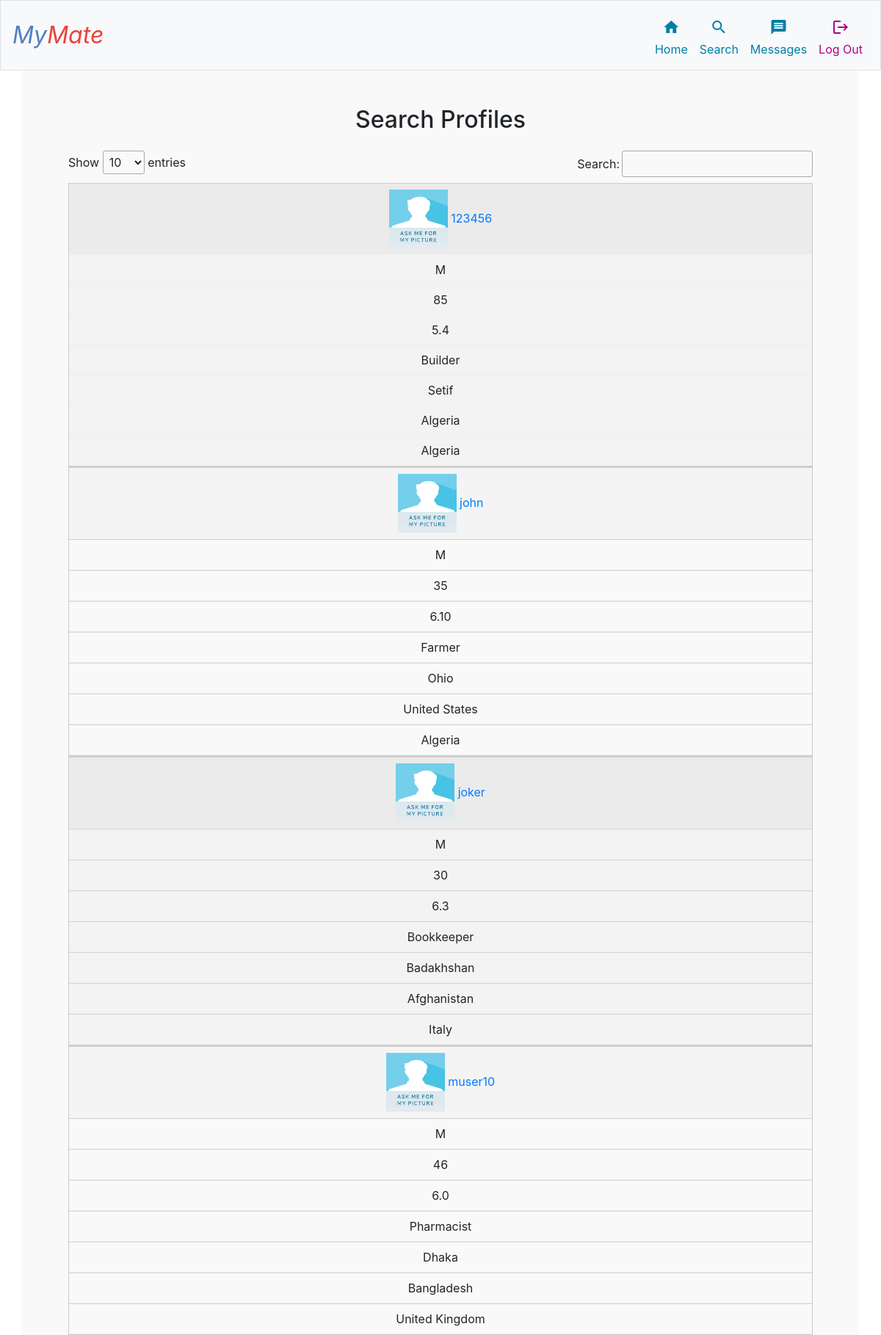
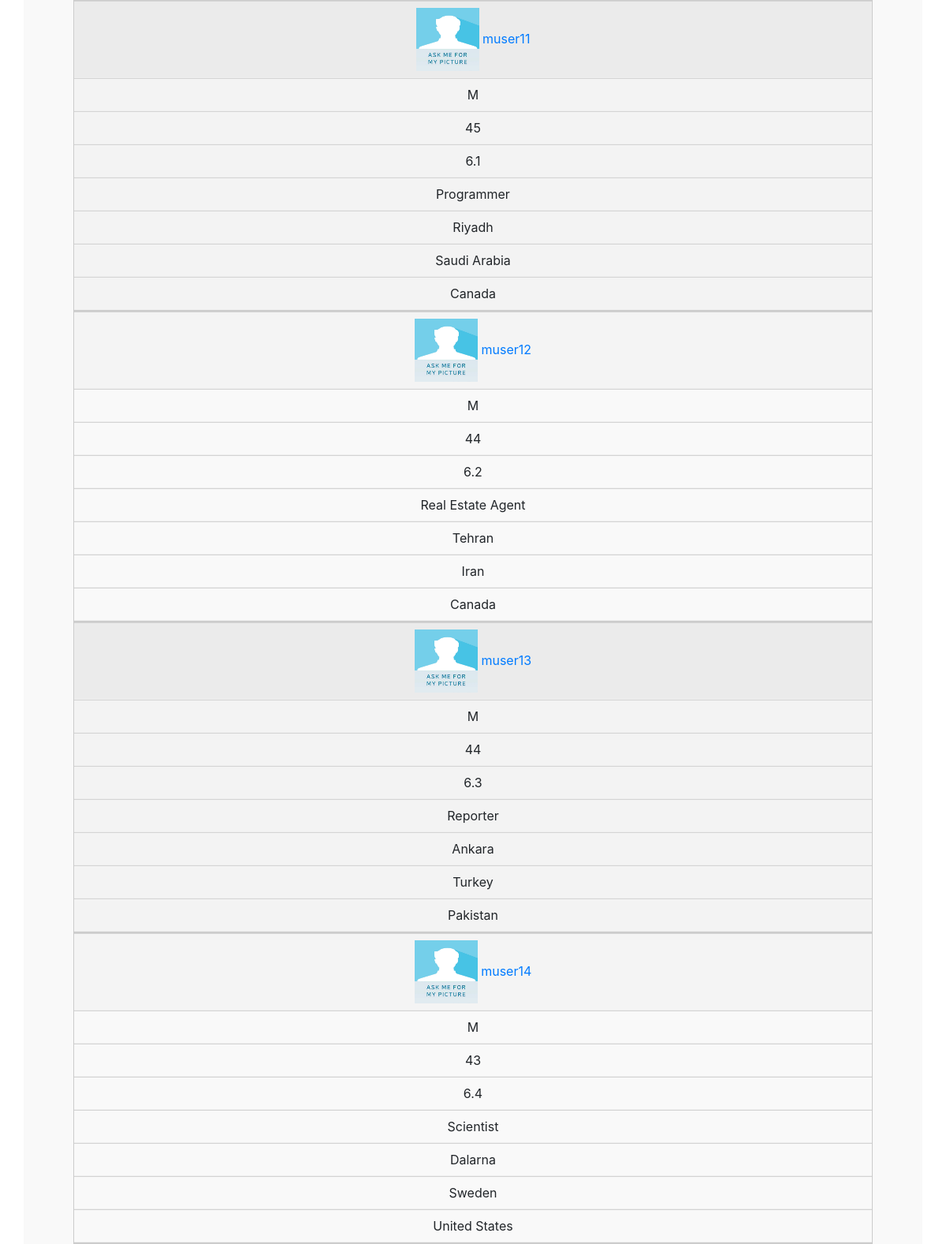
/search/ (signed in, upper part), run on the app's committed database (2 pictures, top to bottom).
### tables this page shows
CREATE TABLE 'profile' (profileID INTEGER, userID INTEGER, aboutMe TEXT NOT NULL, lookingFor TEXT NOT NULL, citizenship TEXT NOT NULL, origin TEXT NOT NULL, relocation TEXT NOT NULL, income TEXT NOT NULL, timeframe TEXT NOT NULL, marriageStatus TEXT NOT NULL, haveChildren TEXT NOT NULL, wantChildren TEXT NOT NULL, livingArrangements TEXT NOT NULL,'height' integer NOT NULL, build TEXT NOT NULL, smoke TEXT NOT NULL, disabilities TEXT NOT NULL, education TEXT NOT NULL, profession TEXT NOT NULL, jobTitle TEXT NOT NULL, PRIMARY KEY (profileID ), FOREIGN KEY (userID) REFERENCES users(userID) ON DELETE CASCADE);

CREATE TABLE 'users' (userID INTEGER, 
username VARCHAR(50) UNIQUE NOT NULL, 
hash TEXT NOT NULL,
email TEXT NOT NULL, 
dob  date NOT NULL, 
gender TEXT NOT NULL, 
country TEXT NOT NULL,
reason TEXT NOT NULL, 
source TEXT NOT NULL,'membership' TEXT NOT NULL DEFAULT basic, 'registered'  date NOT NULL DEFAULT CURRENT_TIMESTAMP  , 'agreement' INTEGER NOT NULL DEFAULT 0, 'securityQuestion' text, 'securityAnswer' text, 'profileStatus' text DEFAULT 'active', 'profilePhotos' text DEFAULT 'show', 'profileMsg' time DEFAULT 'on',  PRIMARY KEY (userID));

CREATE TABLE "contact" (contactID INTEGER, userID INTEGER, firstName TEXT NOT NULL, lastName TEXT NOT NULL, address TEXT NOT NULL, country TEXT NOT NULL, state TEXT NOT NULL, city TEXT NOT NULL,'zipcode' text NOT NULL, dob date NOT NULL, PRIMARY KEY (contactID), FOREIGN KEY (userID) REFERENCES users(userID) ON DELETE CASCADE);

### app.py (the view)
@app.route("/search/")
@login_required
def searchprofiles():
    current_user = db.execute(
        "SELECT gender FROM users WHERE userID = ?", session["user_id"]
    )[0]["gender"]
    opposite_gender = "F" if current_user == "M" else "M"
    print("Current user gender:", current_user, flush=True)
    print("Opposite gender:", opposite_gender, flush=True)
    users = db.execute(
        """
                       SELECT users.userID, users.username, users.dob, users.gender, profile.height, profile.origin,
                            profile.citizenship,profile.income, profile.education, profile.profession, contact.state,
                            contact.country
                       FROM users
                       JOIN profile ON profile.userID = users.userID
                       JOIN contact ON contact.userID = users.userID
                       WHERE users.userID <> ?
                       AND users.profileStatus = 'active'
                       AND users.gender = ?
                       AND users.userID NOT IN
                            (SELECT blocked FROM profileBlocks WHERE blocker = ?)""",
        session["user_id"],
        opposite_gender,
        session["user_id"],
    )
    for user in users:
        user["age"] = calcAge(user["dob"])
    return render_template("search.html", users=users)

### app.py (called while the page is built)
@app.after_request
def after_request(response):
    response.headers["Cache-Control"] = "no-cache, no-store, must-revalidate"
    response.headers["Expires"] = 0
    response.headers["Pragma"] = "no-cache"
    return response

def calcAge(date):
    bday = datetime.datetime.strptime(date, "%Y-%m-%d").date()
    today = datetime.date.today()
    age = today.year - bday.year - ((today.month, today.day) < (bday.month, bday.day))
    return age

### helpers.py (called while the page is built)
def login_required(f):
    @wraps(f)
    def decorated_function(*args, **kwargs):
        if session.get("user_id") is None:
            return redirect("/login")
        return f(*args, **kwargs)
    return decorated_function

### templates/search.html (shortened to what this page needs)
{% extends "layout.html" %} {% block title %} Search {% endblock %} {% block main %}
<h2>Search Profiles</h2>
<div class="container">
  <div class="row">
    <div class="col-lg-12" style="overflow-x:auto;">
      <table id="profiles" class="display" style="width:100%">
        <thead>
        </thead>
        <tbody>
          {% for user in users %}
          <tr>
            <td><a href={{ url_for( 'userProfile', username=user.username) }}>
              {% if user.gender == 'M' %}
                <img src="/static/images/males/imale.png" width="80" alt="User" />
                {% elif user.gender == 'F' %}
                <img src="/static/images/females/ifemale.png" width="80" alt="User" />
                {% endif %}
                {{ user.username }}
              </a>
            </td>
            <td>{{ user.gender }}</td>
            <td>{{ user.age }}</td>
            <td>{{ (user.height / 12) | round | int }}.{{ (user.height %12) }}</td>
            <td>{{ user.profession }}</td>
            <td>{{ user.state }}</td>
            <td>{{ user.country }}</td>
            <td>{{ user.origin }}</td>
          </tr>
          {% endfor %}
        </tbody>
      </table>
    </div>
  </div>
</div>
{% endblock %}

### templates/layout.html (shortened to what this page needs)
<!DOCTYPE html>
<html lang="en">
    <head>
        <link href="/static/styles.css" rel="stylesheet">
        <link rel="stylesheet" href="https://cdn.jsdelivr.net/npm/bootstrap@4.5.3/dist/css/bootstrap.min.css">
        <link href="https://cdn.datatables.net/1.10.24/css/jquery.dataTables.min.css" rel="stylesheet">
        <link href="https://cdn.datatables.net/fixedheader/3.1.8/css/fixedHeader.dataTables.min.css" rel="stylesheet">
    </head>
    <body>
        <nav class="navbar navbar-expand-md navbar-light bg-light border">
            <a class="navbar-brand" href="/"><i><span class="blue">My</span><span class="red">Mate</span></i></a>
            <div class="collapse navbar-collapse" id="navbar">
                {% if session.user_id %}
                <ul class="navbar-nav ml-auto mt-2">
                    <li class="nav-item">
                        <a class="nav-link text-center" style="color: #007EA5" href="/">
                            <div class="material-icons">home</div><br> Home
                        </a>
                    </li>
                    <li class="nav-item">
                        <a class="nav-link text-center" style="color: #007EA5" href="/search">
                            <div class="material-icons">search</div><br> Search
                        </a>
                    </li>
                    <li class="nav-item">
                        <a class="nav-link text-center" style="color: #007EA5" href="/messages">
                            <div class="material-icons">message</div><br> Messages
                        </a>
                    </li>
                    <li class="nav-item">
                        <a class="nav-link text-center" style="color: #AD057F" href="/logout">
                            <div class="material-icons">logout</div><br> Log Out
                        </a>
                    </li>
                </ul>
                {% endif %}
            </div>
        </nav>
        <main class="container p-5" style="background-color: #f9f9f9">
            {% block main %}{% endblock %}
        </main>
    </body>
</html>

### static/styles.css (style rules this page uses)
nav .navbar-brand { font-size: xx-large; }
nav .navbar-brand .blue { color: #537fbe; }
nav .navbar-brand .red { color: #ea433b; }
main { overflow-x: auto; text-align: center; }
main table { text-align: left; }
main img { max-width: 100%; }
body { margin-top: 20px; background: #F5F5F5; }
th, td { text-align: center; vertical-align: middle; }
@media only screen and (max-width: 760px),
(min-device-width: 768px) and (max-device-width: 1024px) { table, thead, tbody, th, td, tr { display: block; } }
@media only screen and (max-width: 760px),
(min-device-width: 768px) and (max-device-width: 1024px) { tr { border: 1px solid #ccc; } }
@media only screen and (max-width: 760px),
(min-device-width: 768px) and (max-device-width: 1024px) { td { border: none; border-bottom: 1px solid #eee; position: relative; padding-left: 50%; } }
@media only screen and (max-width: 760px),
(min-device-width: 768px) and (max-device-width: 1024px) { td:before { position: absolute; top: 6px; left: 6px; width: 45%; padding-right: 10px; white-space: nowrap; } }
* { box-sizing: border-box; }
.row::after { content: ""; clear: both; display: table; }
[class*="col-"] { float: left; padding: 15px; }

### data on the page
profile: username "john", gender "M", age "35", (user.height/12)|round|int "6", (user.height%12) "10", profession "Farmer", state "Ohio", country "United States", origin "Algeria"
profile: username "muser10", gender "M", age "46", (user.height/12)|round|int "6", (user.height%12) "0", profession "Pharmacist", state "Dhaka", country "Bangladesh", origin "United Kingdom"
profile: username "muser11", gender "M", age "45", (user.height/12)|round|int "6", (user.height%12) "1", profession "Programmer", state "Riyadh", country "Saudi Arabia", origin "Canada"
profile: username "muser12", gender "M", age "44", (user.height/12)|round|int "6", (user.height%12) "2", profession "Real Estate Agent", state "Tehran", country "Iran", origin "Canada"
profile: username "muser13", gender "M", age "44", (user.height/12)|round|int "6", (user.height%12) "3", profession "Reporter", state "Ankara", country "Turkey", origin "Pakistan"
profile: username "muser14", gender "M", age "43", (user.height/12)|round|int "6", (user.height%12) "4", profession "Scientist", state "Dalarna", country "Sweden", origin "United States"
profile: username "joker", gender "M", age "30", (user.height/12)|round|int "6", (user.height%12) "3", profession "Bookkeeper", state "Badakhshan", country "Afghanistan", origin "Italy"
profile: username "123456", gender "M", age "85", (user.height/12)|round|int "5", (user.height%12) "4", profession "Builder", state "Setif", country "Algeria", origin "Algeria"
